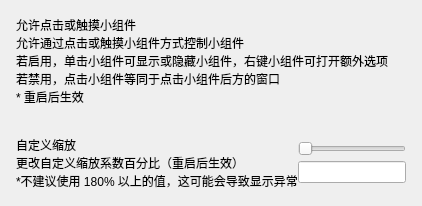
          <widget class="CardWidget" name="CardWidget_13">
           <property name="minimumSize">
            <size>
             <width>0</width>
             <height>70</height>
            </size>
           </property>
           <layout class="QVBoxLayout" name="verticalLayout_23">
            <property name="spacing">
             <number>16</number>
            </property>
            <property name="leftMargin">
             <number>16</number>
            </property>
            <property name="topMargin">
             <number>16</number>
            </property>
            <property name="rightMargin">
             <number>16</number>
            </property>
            <property name="bottomMargin">
             <number>16</number>
            </property>
            <item>
             <layout class="QHBoxLayout" name="horizontalLayout_18">
              <property name="spacing">
               <number>0</number>
              </property>
              <item>
               <layout class="QVBoxLayout" name="verticalLayout_22">
                <property name="spacing">
                 <number>0</number>
                </property>
                <item>
                 <widget class="StrongBodyLabel" name="StrongBodyLabel_18">
                  <property name="sizePolicy">
                   <sizepolicy hsizetype="Expanding" vsizetype="Preferred">
                    <horstretch>0</horstretch>
                    <verstretch>0</verstretch>
                   </sizepolicy>
                  </property>
                  <property name="text">
                   <string>允许点击或触摸小组件</string>
                  </property>
                 </widget>
                </item>
                <item>
                 <widget class="CaptionLabel" name="CaptionLabel_15">
                  <property name="text">
                   <string>允许通过点击或触摸小组件方式控制小组件
若启用，单击小组件可显示或隐藏小组件，右键小组件可打开额外选项
若禁用，点击小组件等同于点击小组件后方的窗口
* 重启后生效
</string>
                  </property>
                  <property name="wordWrap">
                   <bool>false</bool>
                  </property>
                  <property name="lightColor" stdset="0">
                   <color alpha="150">
                    <red>0</red>
                    <green>0</green>
                    <blue>0</blue>
                   </color>
                  </property>
                  <property name="darkColor" stdset="0">
                   <color alpha="200">
                    <red>255</red>
                    <green>255</green>
                    <blue>255</blue>
                   </color>
                  </property>
                 </widget>
                </item>
               </layout>
              </item>
              <item>
               <widget class="SwitchButton" name="switch_enable_click">
                <property name="onText">
                 <string>启用</string>
                </property>
                <property name="offText">
                 <string>禁用</string>
                </property>
               </widget>
              </item>
             </layout>
            </item>
            <item>
             <layout class="QHBoxLayout" name="horizontalLayout_14">
              <property name="spacing">
               <number>0</number>
              </property>
              <item>
               <layout class="QVBoxLayout" name="verticalLayout_9">
                <property name="spacing">
                 <number>0</number>
                </property>
                <item>
                 <widget class="StrongBodyLabel" name="StrongBodyLabel_15">
                  <property name="sizePolicy">
                   <sizepolicy hsizetype="Expanding" vsizetype="Preferred">
                    <horstretch>0</horstretch>
                    <verstretch>0</verstretch>
                   </sizepolicy>
                  </property>
                  <property name="text">
                   <string>自定义缩放</string>
                  </property>
                 </widget>
                </item>
                <item>
                 <widget class="CaptionLabel" name="CaptionLabel_13">
                  <property name="text">
                   <string>更改自定义缩放系数百分比（重启后生效）
*不建议使用 180% 以上的值，这可能会导致显示异常</string>
                  </property>
                  <property name="wordWrap">
                   <bool>false</bool>
                  </property>
                  <property name="lightColor" stdset="0">
                   <color alpha="150">
                    <red>0</red>
                    <green>0</green>
                    <blue>0</blue>
                   </color>
                  </property>
                  <property name="darkColor" stdset="0">
                   <color alpha="200">
                    <red>255</red>
                    <green>255</green>
                    <blue>255</blue>
                   </color>
                  </property>
                 </widget>
                </item>
               </layout>
              </item>
              <item>
               <layout class="QVBoxLayout" name="verticalLayout_22">
                <item>
                 <widget class="Slider" name="slider_scale_factor">
                  <property name="sizePolicy">
                   <sizepolicy hsizetype="Preferred" vsizetype="Fixed">
                    <horstretch>0</horstretch>
                    <verstretch>0</verstretch>
                   </sizepolicy>
                  </property>
                  <property name="minimum">
                   <number>100</number>
                  </property>
                  <property name="maximum">
                   <number>200</number>
                  </property>
                  <property name="value">
                   <number>100</number>
                  </property>
                  <property name="orientation">
                   <enum>Qt::Horizontal</enum>
                  </property>
                 </widget>
                </item>
                <item>
                 <widget class="LineEdit" name="text_scale_factor">
                  <property name="sizePolicy">
                   <sizepolicy hsizetype="Preferred" vsizetype="Fixed">
                    <horstretch>0</horstretch>
                    <verstretch>0</verstretch>
                   </sizepolicy>
                  </property>
                  <property name="readOnly">
                   <bool>true</bool>
                  </property>
                 </widget>
                </item>
               </layout>
              </item>
             </layout>
            </item>
           </layout>
          </widget>
